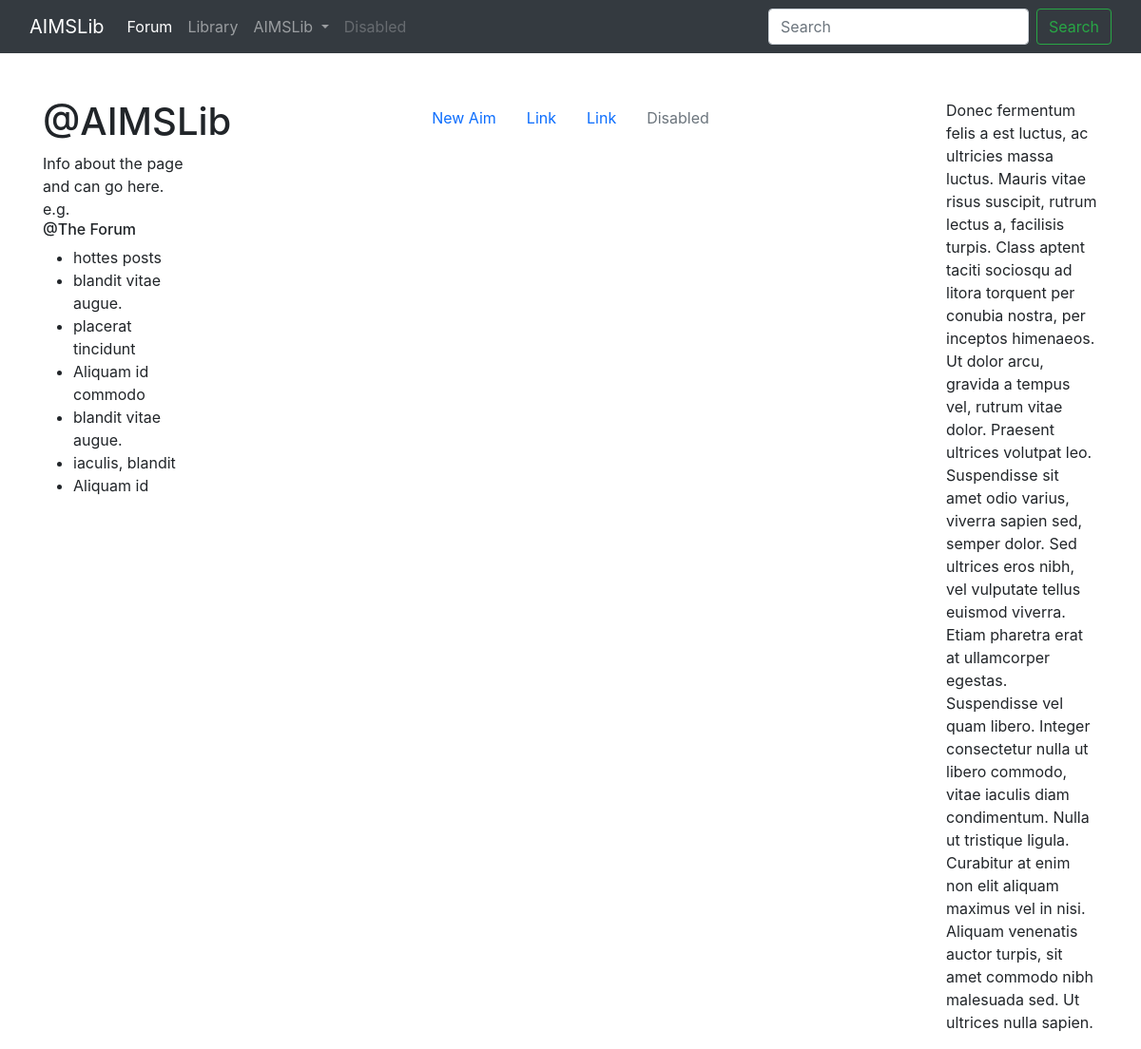
/aims_dash/ (signed in), run on an earlier commit of the app's database.
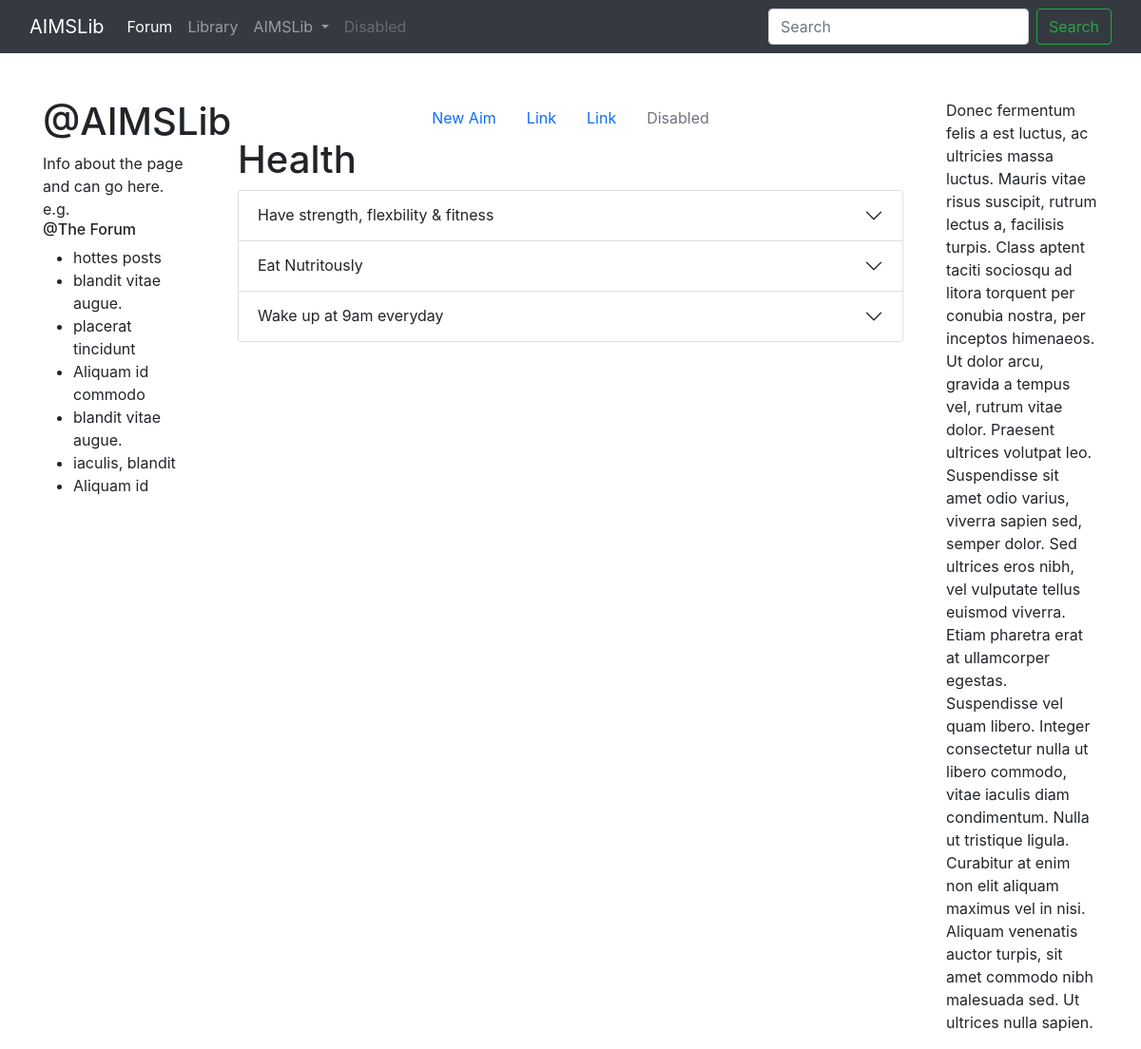
And on a later commit of the database.
### Development/models.py (models this page shows, shortened)
class DevelopmentCategory(models.Model):
    title = models.CharField(max_length=255)
    description = models.TextField()
    parent_category = models.ForeignKey('self',blank=True, null=True ,related_name='children', on_delete=models.SET_NULL)

class Aim(models.Model):
    user = models.ForeignKey(User, on_delete=models.CASCADE)
    category = models.ForeignKey(DevelopmentCategory, blank=True, null=True, on_delete=models.SET_NULL)
    title = models.CharField(max_length=255)
    why = models.TextField(blank=True, null=True)

### Development/views.py (the view)
# urls.py: path('aims_dash/', AimsDash.as_view(), name="aims-dash"),
class AimsDash(TemplateView):
    template_name = "aims_dash.html"
    def get_context_data(self, **kwargs):
        context = super().get_context_data(**kwargs)
        aims_by_cat = []
        for cat in DevelopmentCategory.objects.all():
            all_cat_aim_data = {}
            full_cat_path = get_category_path(cat)
            cat_aims = Aim.objects.filter(user=self.request.user.id, category=cat.id)
            for aim in cat_aims:
                aim_levers = {}
                all_aim_levers = Lever.objects.filter(on_aim = aim.id).order_by("in_order")
                for lever in all_aim_levers:
                    lever_trackers = {}
                    trackers = lever.get_trackers()
                    for tracker in trackers:
                        if isinstance(tracker, TrackerMinAim):
                            if "TrackerMinAim" in lever_trackers.keys():
                                lever_trackers["TrackerMinAim"].append(tracker)
                            else:
                                lever_trackers["TrackerMinAim"] = [tracker]
                    aim_levers[lever] = lever_trackers
                all_cat_aim_data[aim] = aim_levers
            aims_by_cat.append((full_cat_path, all_cat_aim_data))
        context['aims_by_cat'] = sorted(aims_by_cat)
        return context

### Development/models.py (called while the page is built)
    def get_trackers(self):
        min_aim = TrackerMinAim.objects.filter(Q(lever=self))
        return min_aim

### Development/views.py (called while the page is built)
def get_category_path(cat, current_path=""):
    if cat.parent_category:
        new_path = " > "
        new_path += str(cat.title)
        new_path += current_path
        return get_category_path(cat.parent_category, current_path=new_path)
    else:
        new_path = str(cat.title)
        new_path += current_path
        return new_path

### Development/templates/aims_dash.html (shortened to what this page needs)
{% extends 'base.html' %}
{% block content %}
<ul class="nav justify-content-center">
  <li class="nav-item">
    <a class="nav-link active" href="{% url 'aims-new' %}">New Aim</a>
  </li>
  <li class="nav-item">
    <a class="nav-link" href="#">Link</a>
  </li>
  <li class="nav-item">
    <a class="nav-link" href="#">Link</a>
  </li>
  <li class="nav-item">
    <a class="nav-link disabled" href="#">Disabled</a>
  </li>
</ul>
{% include "an_aim.html" %}
{% endblock %}

### website/templates/base.html (shortened to what this page needs)
<!doctype html>
<html lang="en">
  <head>
       <link href="https://cdn.jsdelivr.net/npm/bootstrap@5.0.2/dist/css/bootstrap.min.css" rel="stylesheet">
       <link rel="stylesheet" href="https://pro.fontawesome.com/releases/v5.10.0/css/all.css"/>
       <link href="https://maxcdn.bootstrapcdn.com/bootstrap/4.0.0/css/bootstrap.min.css" rel="stylesheet"/>
  </head>
  <body>
    <nav class="navbar navbar-expand-lg navbar-dark bg-dark">
      <div class="container-fluid">
        <a class="navbar-brand" href="{% url 'home' %}">AIMSLib</a>
        <div class="collapse navbar-collapse" id="navbarSupportedContent">
          <ul class="navbar-nav me-auto mb-2 mb-lg-0">
            <li class="nav-item">
              <a class="nav-link active" aria-current="page" href="{% url 'forum-home' %}">Forum</a>
            </li>
            <li class="nav-item">
              <a class="nav-link" href="#">Library</a>
            </li>
            {% if user.is_authenticated %}
            <li class="nav-item dropdown">
              <a class="nav-link dropdown-toggle" href="#" id="navbarDropdown" role="button" data-bs-toggle="dropdown" aria-expanded="false">
                {{ user.get_username }}
              </a>
            </li>
            {% endif %}
            <li class="nav-item">
              <a class="nav-link disabled" href="#" tabindex="-1" aria-disabled="true">Disabled</a>
            </li>
          </ul>
          <form class="d-flex">
            <input class="form-control me-2" type="search" placeholder="Search" aria-label="Search">
            <button class="btn btn-outline-success" type="submit">Search</button>
          </form>
        </div>
      </div>
    </nav>
    <div class="container">
      <div class="row">
        <div class="col-md-2 col-xs-12">
          <br/>
          <br/>
          <h1>{% block sectiontitle %}@AIMSLib {% endblock %}</h1>
          {% block leftbar %}
          Info about the page and can go here. e.g.
          <h6> @The Forum</h6>
          <ul>
            <li>hottes posts</li>
            <li>blandit vitae augue.</li>
            <li>placerat tincidunt</li>
            <li>Aliquam id commodo</li>
            <li>blandit vitae augue.</li>
            <li>iaculis, blandit</li>
            <li>Aliquam id </li>
          </ul>
          {% endblock %}
        </div>
        <div class="col-md-8 col-xs-12">
          <br/>
          <br/>
          {% block content %}
          {% endblock %}
        </div>
        <div class="col-md-2 col-xs-12">
          <br/>
          <br/>
          {% block rightbar %}
          <p>Donec fermentum felis a est luctus, ac ultricies massa luctus. Mauris vitae risus suscipit, rutrum lectus a, facilisis turpis. Class aptent taciti sociosqu ad litora torquent per conubia nostra, per inceptos himenaeos. Ut dolor arcu, gravida a tempus vel, rutrum vitae dolor. Praesent ultrices volutpat leo. Suspendisse sit amet odio varius, viverra sapien sed, semper dolor. Sed ultrices eros nibh, vel vulputate tellus euismod viverra. Etiam pharetra erat at ullamcorper egestas. Suspendisse vel quam libero. Integer consectetur nulla ut libero commodo, vitae iaculis diam condimentum. Nulla ut tristique ligula. Curabitur at enim non elit aliquam maximus vel in nisi. Aliquam venenatis auctor turpis, sit amet commodo nibh malesuada sed. Ut ultrices nulla sapien.
          </p>
          {% endblock %}
        </div>
      </div>
    </div>
  </body>
</html>

### Development/templates/an_aim.html (shortened to what this page needs)
{% if user.is_authenticated %}
  <div class="container">
    {% for cat in aims_by_cat %}
      {% if cat.1 %}
        <h1>{{ cat.0 }}</h1>
          <div class="accordion" id="AimsAccordion_{{ cat.0 }}">
            {% for aim, levers in cat.1.items %}
              <div class="accordion-item">
                <h2 class="accordion-header" id="heading_{{ forloop.counter0 }}{{ forloop.parentloop.counter0 }}">
                  <button class="accordion-button collapsed" type="button" data-bs-toggle="collapse" data-bs-target="#collapse_{{ forloop.counter0 }}{{ forloop.parentloop.counter0 }}" aria-expanded="false" aria-controls="collapse_{{ forloop.counter0 }}{{ forloop.parentloop.counter0 }}">
                    {{ aim.title }}
                  </button>
                </h2>
              </div>
            {% endfor %}
          </div>
        {% endif %}
    {% endfor %}
  </div>
{% endif %}

What changed in the data, as far as the page shows it:
added DevelopmentCategory: title "Health"
added Aim: title "Have strength, flexbility & fitness"
added Aim: title "Eat Nutritously"
added Aim: title "Wake up at 9am everyday"
